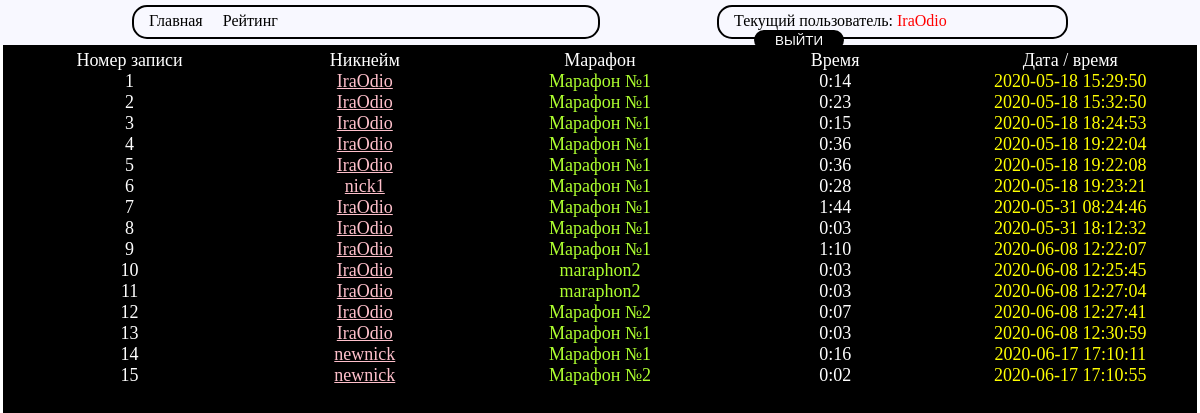
The page /raiting.php (signed in) on the database its author committed.
### tables this page shows
CREATE TABLE `stat` (
  `id` int(11) NOT NULL,
  `id_user` int(11) NOT NULL,
  `nickname` varchar(30) NOT NULL,
  `maraphon` varchar(30) NOT NULL,
  `score` varchar(30) NOT NULL,
  `date_at` timestamp NOT NULL
);

### backend/config/db.php (called while the page is built)
<?php
return [
    'xz' => 'mysql:host=localhost;dbname=goa',
    'user' =>'root',
    'password' =>''
];

### backend/classes/db.php (called while the page is built, shortened)
<?php
class db
{
    protected $pdo;
    protected static $instance;
    protected function __construct()
    {
        try{
            $db = $this->config = require __DIR__.'/../config/db.php';
            $options =[
                \PDO::ATTR_ERRMODE => \PDO::ERRMODE_EXCEPTION,
                \PDO::ATTR_DEFAULT_FETCH_MODE => \PDO::FETCH_ASSOC
            ];
            $this->pdo=new \PDO($db['xz'],$db['user'],$db['password'],$options);
        } catch (\PDOException $e){
            print "Error!: " . $e->getMessage();
        }
    }
    public static function getInstance(){
        if(self::$instance===null){
            self::$instance = new self;
        }
        return self::$instance;
    }
    public function query($sql,$params = []){
        $stmt = $this->pdo->prepare($sql);
        $res= $stmt->execute($params);
        if($res !==false){
            return $stmt->fetchAll();
        }
        return [];
    }
}

### backend/prolog2.php (called while the page is built, shortened)
<?php
$APPLICATION = db::getInstance();

### raiting.php (the view, shortened to what this page needs)
<?php include 'backend/prolog2.php' ?>
<?php
$stat = $APPLICATION->query("SELECT * from stat");
?>
<?php include 'template/header.php' ?>
<div class="content tableRecordContent">
    <div class="tableRecord">
        <div class="tableRecord-Titles">
            <div class="tableRecord-Row">
                <div class="tableRecord-Col-NumberRow">
                    Номер записи
                </div>
                <div class="tableRecord-Col-Nickname">
                    Никнейм
                </div>
                <div class="tableRecord-Col-Maraphon">
                    Марафон
                </div>
                <div class="tableRecord-Col-Score">
                    Время
                </div>
                <div class="tableRecord-Col-date-at">
                    Дата / время
                </div>
            </div>
        </div>
        <div class="tableRecord-Results">
            <?php foreach ($stat as $item): ?>
            <div class="tableRecord-Row tableRecord-Row-Results">
                <div class="tableRecord-Col-NumberRow tRC-NumberRow-Text">
                    <?= $item['id'] ?>
                </div>
                <div class="tableRecord-Col-Nickname">
                    <a class="tableRecord-Col-Nickname-Link" href="/profile.php?us=<?=$item['id_user'] ?>"><?= $item['nickname'] ?></a>
                </div>
                <div class="tableRecord-Col-Maraphon tRC-Maraphon-Text">
                    <?= $item['maraphon'] ?>
                </div>
                <div class="tableRecord-Col-Score tRC-Score-Text">
                    <?= $item['score'] ?>
                </div>
                <div class="tableRecord-Col-date-at tRC-Date-Text">
                    <?= $item['date_at'] ?>
                </div>
            </div>
            <?php endforeach; ?>
        </div>
    </div>
</div>

### index.css (style rules this page uses)
:root { font-size: 16px; }
body { margin: 0;padding: 0; }

### template/style.css (style rules this page uses)
.content { padding:5px 9px; width: 98%;height: 100vh; margin: 0 auto; }
.tableRecordContent { background-color: black; color:white; font-size: 18px; }
.tableRecord-Row { display: flex; }
.tableRecord-Row div[class*="-Col-"] { display: flex; justify-content: center; }
.tableRecord-Col-NumberRow { flex:0 0 20%; }
.tableRecord-Col-Nickname { flex:0 0 20%; }
.tableRecord-Col-Nickname-Link { color:pink; }
.tableRecord-Col-Maraphon { flex:0 0 20%; }
.tRC-Maraphon-Text { color:greenyellow; }
.tableRecord-Col-Score { flex:0 0 20%; }
.tableRecord-Col-date-at { flex:0 0 20%; }
.tRC-Date-Text { color:yellow; }

### rows shown on the page
stat: id "1", nickname "IraOdio", maraphon "Марафон №1", score "0:14", date_at "2020-05-18 15:29:50"
stat: id "2", nickname "IraOdio", maraphon "Марафон №1", score "0:23", date_at "2020-05-18 15:32:50"
stat: id "3", nickname "IraOdio", maraphon "Марафон №1", score "0:15", date_at "2020-05-18 18:24:53"
stat: id "4", nickname "IraOdio", maraphon "Марафон №1", score "0:36", date_at "2020-05-18 19:22:04"
stat: id "5", nickname "IraOdio", maraphon "Марафон №1", score "0:36", date_at "2020-05-18 19:22:08"
stat: id "6", nickname "nick1", maraphon "Марафон №1", score "0:28", date_at "2020-05-18 19:23:21"
stat: id "7", nickname "IraOdio", maraphon "Марафон №1", score "1:44", date_at "2020-05-31 08:24:46"
stat: id "8", nickname "IraOdio", maraphon "Марафон №1", score "0:03", date_at "2020-05-31 18:12:32"
stat: id "9", nickname "IraOdio", maraphon "Марафон №1", score "1:10", date_at "2020-06-08 12:22:07"
stat: id "10", nickname "IraOdio", maraphon "maraphon2", score "0:03", date_at "2020-06-08 12:25:45"
stat: id "11", nickname "IraOdio", maraphon "maraphon2", score "0:03", date_at "2020-06-08 12:27:04"
stat: id "12", nickname "IraOdio", maraphon "Марафон №2", score "0:07", date_at "2020-06-08 12:27:41"
stat: id "13", nickname "IraOdio", maraphon "Марафон №1", score "0:03", date_at "2020-06-08 12:30:59"
stat: id "14", nickname "newnick", maraphon "Марафон №1", score "0:16", date_at "2020-06-17 17:10:11"
stat: id "15", nickname "newnick", maraphon "Марафон №2", score "0:02", date_at "2020-06-17 17:10:55"

### other values the page prints
$_SESSION['nickname'] "IraOdio"
